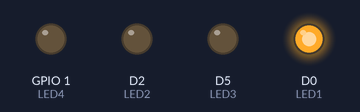
A sketch run on a simulated ESP8266 (NodeMCU). On the bench: output pins drawn as LEDs (lit = HIGH).

Above: at 0.07 s.
At 0.22 s:
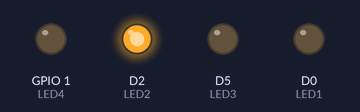
At 0.37 s:
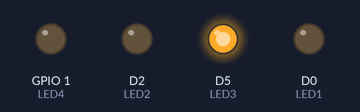
At 0.9 s:
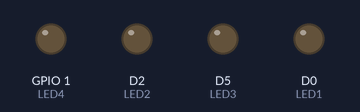
At 1.52 s:
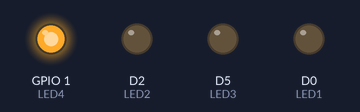
At 2.7 s:
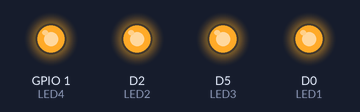
Timing chart, 0 to 3.0 s (numbered marks = the images above):
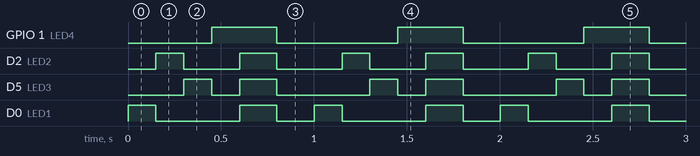

Measured:
- by itself, GPIO 1 (LED4): alternates HIGH for 0.35 s and LOW for 0.65 s
- by itself, D2 (LED2): alternates HIGH for 0.18 s and LOW for 0.30 s
- by itself, D5 (LED3): repeats every 1.0 s: LOW 0.15 s, HIGH 0.20 s, LOW 0.50 s, HIGH 0.15 s
- by itself, D0 (LED1): repeats every 1.0 s: LOW 0.45 s, HIGH 0.20 s, LOW 0.20 s, HIGH 0.15 s

The sketch:

LED_Test.ino
```cpp
#include <Arduino.h>

#define LED1  D0   // GPIO16 (no PWM/interrupts, fine for on/off)
#define LED2  D2   // GPIO4
#define LED3  D5   // GPIO14
#define LED4  1    // GPIO1 (TX0) used as GPIO output

inline void setLed(uint8_t pin, bool on) {
  if (pin == D4) {                 // (not used here) built-in would be active LOW
    digitalWrite(pin, on ? LOW : HIGH);
  } else {
    digitalWrite(pin, on ? HIGH : LOW);
  }
}

void setup() {
  pinMode(LED1, OUTPUT);
  pinMode(LED2, OUTPUT);
  pinMode(LED3, OUTPUT);
  pinMode(LED4, OUTPUT);
  setLed(LED1, false);
  setLed(LED2, false);
  setLed(LED3, false);
  setLed(LED4, false);
}

void loop() {
  const uint8_t seq[4] = { LED1, LED2, LED3, LED4 };
  for (uint8_t i=0; i<4; i++) {
    // one-hot
    for (uint8_t j=0; j<4; j++) setLed(seq[j], j==i);
    delay(150);
    delay(0);
  }
  // all on, then all off
  for (uint8_t j=0; j<4; j++) setLed(seq[j], true);
  delay(200);
  for (uint8_t j=0; j<4; j++) setLed(seq[j], false);
  delay(200);
  delay(0);
}
```
